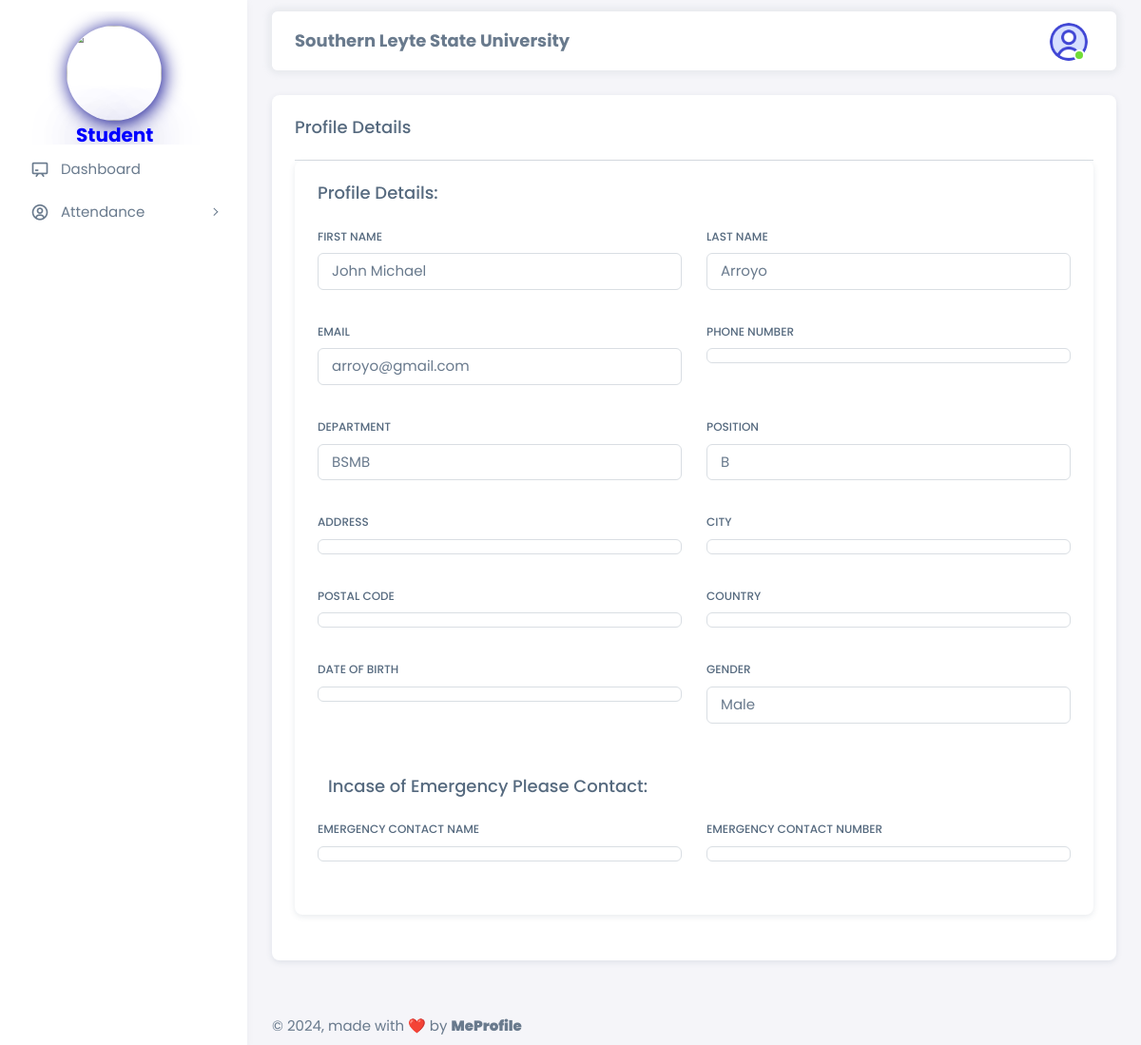
The app's page /html/student/student.php (signed in) with its own data.
### tables this page shows
CREATE TABLE `student_registration` (
  `student_id` int NOT NULL,
  `first_name` varchar(50) NOT NULL,
  `last_name` varchar(50) NOT NULL,
  `email` varchar(100) NOT NULL,
  `password` varchar(255) NOT NULL,
  `phone_number` varchar(15) DEFAULT NULL,
  `department` varchar(100) DEFAULT NULL,
  `year_level` int DEFAULT NULL,
  `section` varchar(50) DEFAULT NULL,
  `enrollment_date` date DEFAULT NULL,
  `address` varchar(255) DEFAULT NULL,
  `city` varchar(100) DEFAULT NULL,
  `postal_code` varchar(20) DEFAULT NULL,
  `country` varchar(50) DEFAULT NULL,
  `date_of_birth` date DEFAULT NULL,
  `gender` varchar(10) DEFAULT NULL,
  `emergency_contact_name` varchar(100) DEFAULT NULL,
  `emergency_contact_number` varchar(15) DEFAULT NULL,
  `created_at` timestamp NULL DEFAULT CURRENT_TIMESTAMP,
  `updated_at` timestamp NULL DEFAULT CURRENT_TIMESTAMP ON UPDATE CURRENT_TIMESTAMP,
  `is_assigned` tinyint(1) NOT NULL DEFAULT '0'
);

### html/student/student.php (the view, shortened to what this page needs)
<?php
require '../config.php';
$student_id = $_SESSION['student_id'];
$sql = "SELECT * FROM student_registration WHERE student_id = ?";
$stmt = $conn->prepare($sql);
if ($stmt) {
    $stmt->bind_param("i", $student_id);
    $stmt->execute();
    $result = $stmt->get_result();
    if ($result->num_rows > 0) {
        $row = $result->fetch_assoc();
    } else {
        echo "Student not found";
    }
} else {
    echo "Database query failed";
}
?>
<!DOCTYPE html>
<html lang="en" class="light-style layout-menu-fixed" dir="ltr" data-theme="theme-default" data-assets-path="../assets/" data-template="vertical-menu-template-free">
<head>
    <link rel="stylesheet" href="https://cdn.jsdelivr.net/npm/sweetalert2@11/dist/sweetalert2.min.css">
    <link rel="stylesheet" href="../../assets/vendor/fonts/boxicons.css" />
    <link rel="stylesheet" href="../../assets/vendor/css/core.css" class="template-customizer-core-css" />
    <link rel="stylesheet" href="../../assets/vendor/css/theme-default.css" class="template-customizer-theme-css" />
    <link rel="stylesheet" href="../../assets/css/demo.css" />
    <link rel="stylesheet" href="../../assets/vendor/libs/perfect-scrollbar/perfect-scrollbar.css" />
    <link rel="stylesheet" href="../../assets/vendor/libs/apex-charts/apex-charts.css" />
    <link rel="stylesheet" href="https://cdnjs.cloudflare.com/ajax/libs/font-awesome/5.15.4/css/all.min.css">
    <link rel="stylesheet" href="https://cdnjs.cloudflare.com/ajax/libs/font-awesome/6.0.0/css/all.min.css">
</head>
<body>
    <div class="layout-wrapper layout-content-navbar">
        <div class="layout-container">
            <?php include('../navbar/student/sidenavbar.php'); ?>
            <div class="layout-page">
                <?php include('../navbar/student/navbar.php'); ?>
                <div class="content-wrapper">
                    <div class="container-xxl flex-grow-1 container-p-y">
                        <div class="row">
                            <div class="col-md-12">
                                <div class="card mb-4">
                                    <h5 class="card-header">Profile Details</h5>
                                    <div class="card-body">
                                        <div class="card mb-4">
                                            <h5 class="card-header">Profile Details:</h5>
                                            <div class="card-body">
                                                <form action="#" id="formAccountSettings" method="POST">
                                                    <div class="row">
                                                        <div class="mb-3 col-md-6">
                                                            <label for="firstName" class="form-label">First Name</label>
                                                            <p class="form-control" id="firstName"><?php echo isset($row['first_name']) ? htmlspecialchars($row['first_name']) : ''; ?></p>
                                                        </div>
                                                        <div class="mb-3 col-md-6">
                                                            <label for="lastName" class="form-label">Last Name</label>
                                                            <p class="form-control" id="lastName"><?php echo isset($row['last_name']) ? htmlspecialchars($row['last_name']) : ''; ?></p>
                                                        </div>
                                                        <div class="mb-3 col-md-6">
                                                            <label for="email" class="form-label">Email</label>
                                                            <p class="form-control" id="email"><?php echo isset($row['email']) ? htmlspecialchars($row['email']) : ''; ?></p>
                                                        </div>
                                                        <div class="mb-3 col-md-6">
                                                            <label for="phoneNumber" class="form-label">Phone Number</label>
                                                            <p class="form-control" id="phoneNumber"><?php echo isset($row['phone_number']) ? htmlspecialchars($row['phone_number']) : ''; ?></p>
                                                        </div>
                                                        <div class="mb-3 col-md-6">
                                                            <label for="department" class="form-label">Department</label>
                                                            <p class="form-control" id="department"><?php echo isset($row['department']) ? htmlspecialchars($row['department']) : ''; ?></p>
                                                        </div>
                                                        <div class="mb-3 col-md-6">
                                                            <label for="section" class="form-label">Position</label>
                                                            <p class="form-control" id="section"><?php echo isset($row['section']) ? htmlspecialchars($row['section']) : ''; ?></p>
                                                        </div>
                                                        <div class="mb-3 col-md-6">
                                                            <label for="address" class="form-label">Address</label>
                                                            <p class="form-control" id="address"><?php echo isset($row['address']) ? htmlspecialchars($row['address']) : ''; ?></p>
                                                        </div>
                                                        <div class="mb-3 col-md-6">
                                                            <label for="city" class="form-label">City</label>
                                                            <p class="form-control" id="city"><?php echo isset($row['city']) ? htmlspecialchars($row['city']) : ''; ?></p>
                                                        </div>
                                                        <div class="mb-3 col-md-6">
                                                            <label for="postalCode" class="form-label">Postal Code</label>
                                                            <p class="form-control" id="postalCode"><?php echo isset($row['postal_code']) ? htmlspecialchars($row['postal_code']) : ''; ?></p>
                                                        </div>
                                                        <div class="mb-3 col-md-6">
                                                            <label for="country" class="form-label">Country</label>
                                                            <p class="form-control" id="country"><?php echo isset($row['country']) ? htmlspecialchars($row['country']) : ''; ?></p>
                                                        </div>
                                                        <div class="mb-3 col-md-6">
                                                            <label for="dateOfBirth" class="form-label">Date of Birth</label>
                                                            <p class="form-control" id="dateOfBirth"><?php echo isset($row['date_of_birth']) ? htmlspecialchars($row['date_of_birth']) : ''; ?></p>
                                                        </div>
                                                        <div class="mb-3 col-md-6">
                                                            <label for="gender" class="form-label">Gender</label>
                                                            <p class="form-control" id="gender"><?php echo isset($row['gender']) ? htmlspecialchars($row['gender']) : ''; ?></p>
                                                        </div>
                                                        <h5 class="card-header">Incase of Emergency Please Contact:</h5>
                                                        <div class="mb-3 col-md-6">
                                                            <label for="emergencyContactName" class="form-label">Emergency Contact Name</label>
                                                            <p class="form-control" id="emergencyContactName"><?php echo isset($row['emergency_contact_name']) ? htmlspecialchars($row['emergency_contact_name']) : ''; ?></p>
                                                        </div>
                                                        <div class="mb-3 col-md-6">
                                                            <label for="emergencyContactNumber" class="form-label">Emergency Contact Number</label>
                                                            <p class="form-control" id="emergencyContactNumber"><?php echo isset($row['emergency_contact_number']) ? htmlspecialchars($row['emergency_contact_number']) : ''; ?></p>
                                                        </div>
                                                    </div>
                                                </form>
                                            </div>
                                        </div>
                                    </div>
                                </div>
                            </div>
                        </div>
                    </div>
                </div>
                <footer class="content-footer footer bg-footer-theme">
                    <div class="container-xxl d-flex flex-wrap justify-content-between py-2 flex-md-row flex-column">
                        <div class="mb-2 mb-md-0">
                            ©
                            , made with ❤️ by
                            <a href="https://www.facebook.com/james.jeager.3" target="_blank" class="footer-link fw-bolder">MeProfile</a>
                        </div>
                    </div>
                </footer>
            </div>
        </div>
    </div>
</body>
</html>

### html/student/student.php (style rules this page uses)
body, h1, h2, h3, h4, h5, h6, p, a { font-family: 'Poppins', sans-serif; }

### records on screen
student_registration: first_name "John Michael", last_name "Arroyo", email "arroyo@gmail.com", department "BSMB", section "B", gender "Male"
